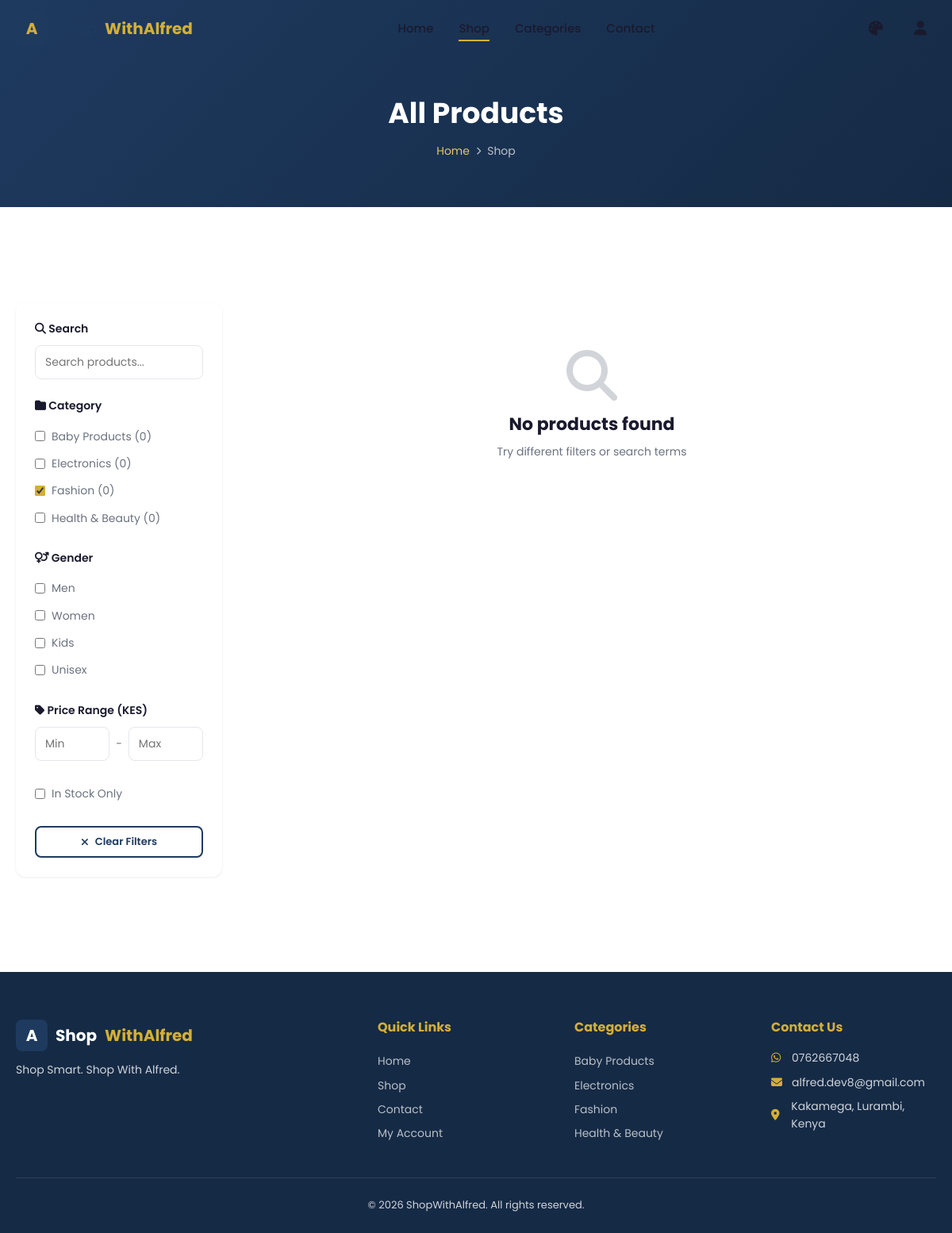
Page /shop.php?category=1 on the committed database.
### tables this page shows
CREATE TABLE IF NOT EXISTS `categories` (
  `id` INT AUTO_INCREMENT PRIMARY KEY,
  `name` VARCHAR(100) NOT NULL,
  `icon` VARCHAR(100) DEFAULT 'fa-tag',
  `created_at` DATETIME DEFAULT CURRENT_TIMESTAMP
);

### includes/functions.php (called while the page is built, shortened)
<?php
function sanitize($value) {
    return htmlspecialchars(trim($value), ENT_QUOTES, 'UTF-8');
}
function getCategories($pdo) {
    $stmt = $pdo->query("SELECT c.*, COUNT(p.id) as product_count
                         FROM categories c
                         LEFT JOIN products p ON c.id = p.category_id
                         GROUP BY c.id
                         ORDER BY c.name");
    return $stmt->fetchAll();
}
function getSettings($pdo) {
    $stmt = $pdo->query("SELECT setting_key, setting_value FROM settings");
    $settings = [];
    while ($row = $stmt->fetch()) {
        $settings[$row['setting_key']] = $row['setting_value'];
    }
    return $settings;
}

### shop.php (the view, shortened to what this page needs)
<?php
require_once __DIR__ . '/includes/header.php';
$categories = getCategories($pdo);
$filters = [];
if (!empty($_GET['category'])) $filters['category_id'] = intval($_GET['category']);
$page = max(1, intval($_GET['page'] ?? 1));
$perPage = 12;
$filters['limit'] = $perPage;
$filters['offset'] = ($page - 1) * $perPage;
$products = getProducts($pdo, $filters);
?>
<section class="page-header">
    <div class="container">
        <h1>All Products</h1>
        <div class="breadcrumb">
            <a href="<?php echo BASE_URL; ?>/">Home</a>
            <i class="fas fa-chevron-right"></i>
            <span>Shop</span>
        </div>
    </div>
</section>
<section class="section">
    <div class="container">
        <div class="shop-layout">
            <aside class="filters-sidebar">
                <form id="filterForm">
                    <div class="filter-group">
                        <h4><i class="fas fa-search"></i> Search</h4>
                        <input type="text" name="search" placeholder="Search products..." value="<?php echo sanitize($_GET['search'] ?? ''); ?>">
                    </div>
                    <div class="filter-group">
                        <h4><i class="fas fa-folder"></i> Category</h4>
                        <?php foreach ($categories as $cat): ?>
                        <label>
                            <input type="checkbox" name="category" value="<?php echo $cat['id']; ?>" <?php echo (isset($_GET['category']) && $_GET['category'] == $cat['id']) ? 'checked' : ''; ?>>
                            <?php echo sanitize($cat['name']); ?> (<?php echo $cat['product_count']; ?>)
                        </label>
                        <?php endforeach; ?>
                    </div>
                    <div class="filter-group">
                        <h4><i class="fas fa-venus-mars"></i> Gender</h4>
                        <?php foreach (['men' => 'Men', 'women' => 'Women', 'kids' => 'Kids', 'unisex' => 'Unisex'] as $val => $label): ?>
                        <label>
                            <input type="checkbox" name="gender" value="<?php echo $val; ?>" <?php echo (isset($_GET['gender']) && $_GET['gender'] === $val) ? 'checked' : ''; ?>>
                            <?php echo $label; ?>
                        </label>
                        <?php endforeach; ?>
                    </div>
                    <div class="filter-group">
                        <h4><i class="fas fa-tag"></i> Price Range (KES)</h4>
                        <div class="price-range">
                            <input type="number" name="min_price" placeholder="Min" value="<?php echo sanitize($_GET['min_price'] ?? ''); ?>">
                            <span>-</span>
                            <input type="number" name="max_price" placeholder="Max" value="<?php echo sanitize($_GET['max_price'] ?? ''); ?>">
                        </div>
                    </div>
                    <div class="filter-group">
                        <label>
                            <input type="checkbox" name="in_stock" value="1" <?php echo (isset($_GET['in_stock']) && $_GET['in_stock'] === '1') ? 'checked' : ''; ?>>
                            In Stock Only
                        </label>
                    </div>
                    <button type="button" class="btn btn-secondary btn-sm clear-filters" style="width:100%">
                        <i class="fas fa-times"></i> Clear Filters
                    </button>
                </form>
            </aside>
            <div>
                <?php if (empty($products)): ?>
                <div class="empty-state">
                    <i class="fas fa-search"></i>
                    <h3>No products found</h3>
                    <p>Try different filters or search terms</p>
                </div>
                <?php endif; ?>
            </div>
        </div>
    </div>
</section>
<?php require_once __DIR__ . '/includes/footer.php'; ?>

### includes/footer.php (shortened to what this page needs)
<?php
$settings = $settings ?? getSettings($pdo);
?>
<footer class="footer">
    <div class="container">
        <div class="footer-grid">
            <div class="footer-about">
                <a href="<?php echo BASE_URL; ?>/" class="navbar-logo">
                    <div class="logo-icon">A</div>
                    Shop<span>WithAlfred</span>
                </a>
                <p><?php echo sanitize($settings['tagline'] ?? SITE_TAGLINE); ?></p>
            </div>
            <div>
                <h4>Quick Links</h4>
                <div class="footer-links">
                    <a href="<?php echo BASE_URL; ?>/">Home</a>
                    <a href="<?php echo BASE_URL; ?>/shop.php">Shop</a>
                    <a href="<?php echo BASE_URL; ?>/contact.php">Contact</a>
                    <?php if (($settings['customer_accounts_enabled'] ?? '1') === '1'): ?>
                    <a href="<?php echo BASE_URL; ?>/login.php">My Account</a>
                    <?php endif; ?>
                </div>
            </div>
            <div>
                <h4>Categories</h4>
                <div class="footer-links">
                    <?php
                    $footerCategories = getCategories($pdo);
                    foreach ($footerCategories as $cat): ?>
                    <a href="<?php echo BASE_URL; ?>/shop.php?category=<?php echo $cat['id']; ?>"><?php echo sanitize($cat['name']); ?></a>
                    <?php endforeach; ?>
                </div>
            </div>
            <div class="footer-contact">
                <h4>Contact Us</h4>
                <p><i class="fab fa-whatsapp"></i> <?php echo sanitize($settings['whatsapp'] ?? WHATSAPP_DISPLAY); ?></p>
                <p><i class="fas fa-envelope"></i> <?php echo sanitize($settings['contact_email'] ?? ADMIN_EMAIL); ?></p>
                <p><i class="fas fa-map-marker-alt"></i> <?php echo sanitize($settings['location'] ?? ''); ?></p>
            </div>
        </div>
        <div class="footer-bottom">
            <p>&copy; <?php echo date('Y'); ?> <?php echo sanitize($settings['store_name'] ?? SITE_NAME); ?>. All rights reserved.</p>
        </div>
    </div>
</footer>
</body>
</html>

### assets/css/themes.css (style rules this page uses)
:root, [data-theme="navy-gold"] { --primary: #1E3A5F; --primary-dark: #152A45; --primary-light: #2A5080; --accent: #D4AF37; --accent-light: #E5C76B; --accent-dark: #B8972E; --background: #FFFFFF; --background-alt: #F8F9FA; --card-bg: #FFFFFF; --text-primary: #1A1A2E; --text-secondary: #6B7280; --text-on-primary: #FFFFFF; --text-on-accent: #FFFFFF; --border: #E5E7EB; --border-focus: #D4AF37; --success: #10B981; --error: #EF4444; --warning: #F59E0B; --shadow-sm: 0 1px 3px rgba(0,0,0,0.08); --shadow-md: 0 4px 12px rgba(0,0,0,0.1); --shadow-lg: 0 10px 30px rgba(0,0,0,0.12); --shadow-hover: 0 8px 24px rgba(0,0,0,0.15); --navbar-bg: rgba(255,255,255,0.95); --navbar-solid: #FFFFFF; --overlay: rgba(0,0,0,0.5); --radius-sm: 8px; --radius-md: 12px; --radius-lg: 16px; --transition: 0.3s ease; }

### rows in the picture
categories: name "Baby Products", product_count "0"
categories: name "Electronics", product_count "0"
categories: category "☑", name "Fashion", product_count "0"
categories: name "Health & Beauty", product_count "0"

### other values in the picture
$label "Men"
$label "Women"
$label "Kids"
$label "Unisex"
$settings['tagline'] "Shop Smart. Shop With Alfred."
$settings['whatsapp'] "0762667048"
$settings['contact_email'] "alfred.dev8@gmail.com"
$settings['location'] "Kakamega, Lurambi, Kenya"
$settings['store_name'] "ShopWithAlfred"
